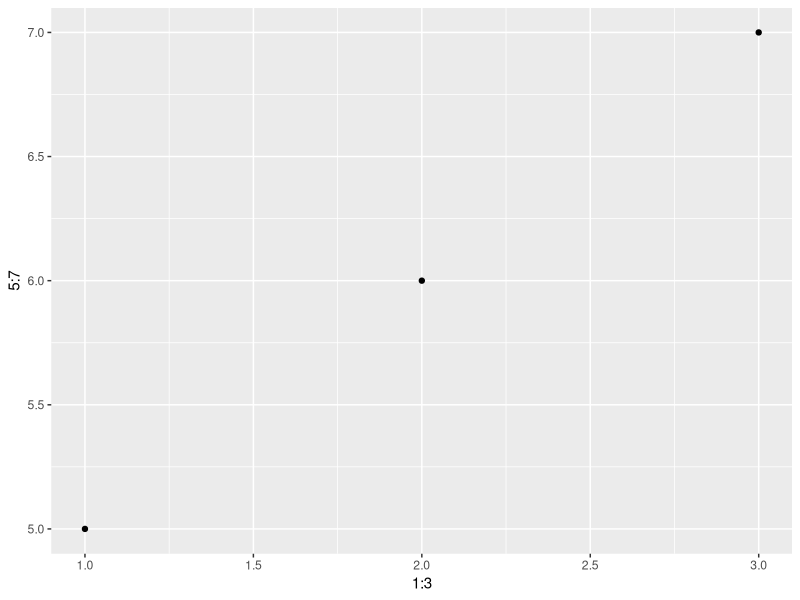
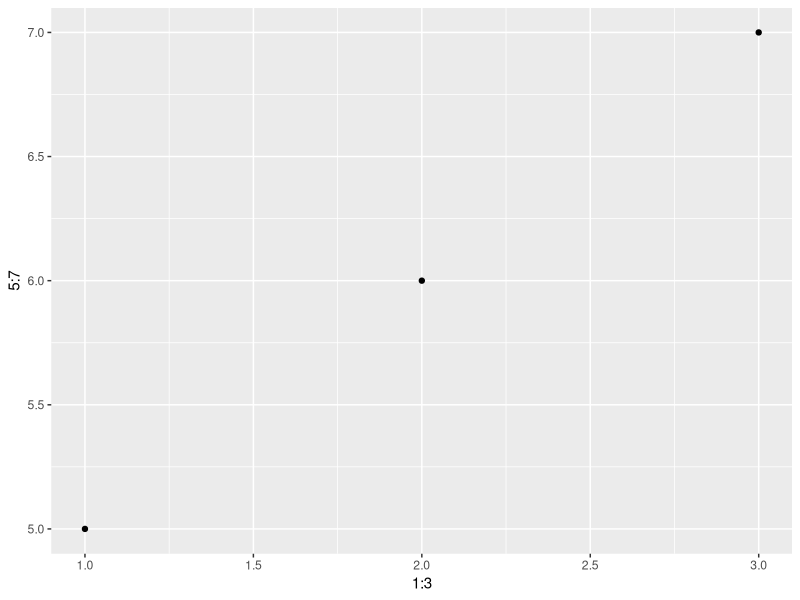

Reproduce these figures in R, in order.
## ---- chunk 1
library(tidyverse)
## ---- chunk 2
num = tibble(
  1:3,
  5:7
)

ij = ggplot(num,aes(1:3,5:7))+geom_point()
ggsave('ij.pdf',ij,width=8,height = 5)
ij
